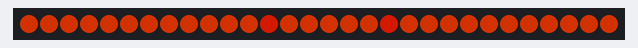
The program below on a simulated CircuitPython board. Shown: 30 RGB LEDs in strip order, left to right. Dim RGB values are drawn brighter than linear; random numbers come from a fixed seed.

Above: at 2.54 s.
At 7.98 s:
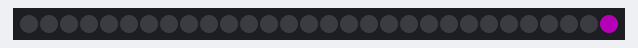
At 15.37 s:
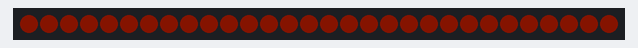
At 20.97 s:
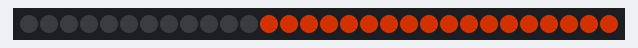
At 30.23 s:
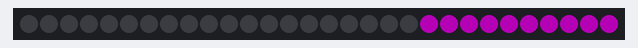
At 39.48 s:
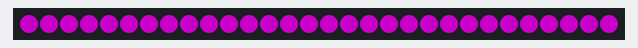

The program:

halloween.py
```python
import board
from neopixel import NeoPixel
import time
import random

np = NeoPixel(board.D2, 30, auto_write=False, brightness=0.5)

red = (255,30,0)
green = (0,255,0)
blue = (0,0,255)
yellow = (255,255,0)
cyan = (0,255,255)
magenta = (255, 0, 255)
orange = (255, 60, 0)
purple = (128, 0, 128)
black= (0,0,0)
white = (255,255,255)
coloz = [red, yellow, green, cyan, blue, purple]

def lightning(bg = orange, spark = orange):
    """
    light flashes orange a random amount of times (1-4)

    Args:
        bg: controls the background color of the neopixel strip to orange
        spark: changes color the spark of lightning, also orange.
    """
    ohh = random.randint(1,2)
    for i in range(ohh):
        woo = random.randint(1, 8)
        woo = woo / 92
        np.fill(spark)
        np.show()
        time.sleep(woo)
        np.fill(bg)
        np.show()
        time.sleep(woo)

def lightning3(bg = white, spark = white):
    """
    light flashes orange a random amount of times (1-4)

    Args:
        bg: controls the background color of the neopixel strip to orange
        spark: changes color the spark of lightning, also orange.
    """
    ohh = random.randint(1,2)
    for i in range(ohh):
        woo = random.randint(1, 8)
        woo = woo / 92
        np.fill(spark)
        np.show()
        time.sleep(woo)
        np.fill(bg)
        np.show()
        time.sleep(woo)


def chase(color):
    """
    The color black chases the color purple.

    Args:
        color: Changes the color of the neopixel
    """
    count = 0
    for i in range(np.n):
        np.fill(color)
    for i in range(np.n):
        if (i + count) % 3 == 0:
            np[i] = (0,0,0)


        np.show()
        time.sleep(0.1)

        count += 2


def spark(back=orange, sc=purple, dee=.06, spark=5):

    """
    Random neopixels on the led lights up.

    Args:
        back: background color
        sc: spark color
        dee: delay between spark
        spark = how manty sparks at a time

    """
    for i in range(spark):
        wan = random.randint(0,29)
        too = random.randint(0,29)
        tree = random.randint(0,29)
        np.fill(back)
        np[wan] = sc
        np[too] = sc
        np[tree] = sc
        np.show()
        time.sleep(dee)


def fade_out(color, fading = 0.025, rob = 50):

    """
    The color fades out to black

    Args:
        color: the color of the
        fading: speed of the fade
        rob = value to divide and get the fade from
    """
    red_rat = color[0] / rob
    red_org = color[0]
    green_rat = color[1] / rob
    green_org = color[1]
    blue_rat = color[2] / rob
    blue_org = color[2]
    for i in range(1, 51):
        rad = red_org - i * red_rat
        gran = green_org - i * green_rat
        blau = blue_org - i * blue_rat
        np.fill((rad, gran, blau))
        np.show()
        time.sleep(fading)

def fade_in(colors, fading = 0.025, rob = 50):

    """
    The color fades in to black

    Args:
        color: the color of the
        fading: speed of the fade
        rob: value to divide and get the fade from
    """
    red_rat = colors[0] / rob
    red_org = colors[0]
    green_rat = colors[1] / rob
    green_org = colors[1]
    blue_rat = colors[2] / rob
    blue_org = colors[2]
    for i in range(1, 51):
        rad = red_org + i * red_rat
        gran = green_org + i * green_rat
        blau = blue_org + i * blue_rat
        np.fill((rad, gran, blau))
        np.show()
        time.sleep(fading)


def lightning2(bg = purple, spark = purple): #

    """
    light flashes orange a random amount of times (1-4)

    Args:
        bg: controls the background color of the neopixel strip to orange
        spark: changes color the spark of lightning, also orange.
    """

    ohh = random.randint(1,2)
    for i in range(ohh):
        woo = random.randint(1, 8)
        woo = woo / 92
        np.fill(spark)
        np.show()
        time.sleep(woo)
        np.fill(bg)
        np.show()
        time.sleep(woo)


def code(back=orange, sc=red, dee=.3, spark=15):
    """
    Random neopixels on the led lights up red.

    Args:
        back: background color
        sc: spark color
        dee: delay between spark
        spark = how manty sparks at a time

    """
    for i in range(spark):
        wan = random.randint(0,29)
        too = random.randint(0,29)
        tree = random.randint(0,29)
        np.fill(back)
        np[wan] = sc
        np[too] = sc
        np[tree] = sc
        np.show()
        time.sleep(dee)


def fire(am):
    """
    Random neopixels on the led lights up red.

    Args:
        am: how may times fire runs

    """
    for i in range(am):
        code(orange, red, 0.05 )


while True:
    me = random.choice(coloz)
    lightning3(black)
    fire(3)
    fade_out(orange)
    fade_in(purple)
    chase(purple)
    lightning(black)
    chase(orange)
    lightning2(black)
    lightning3(black)
```
